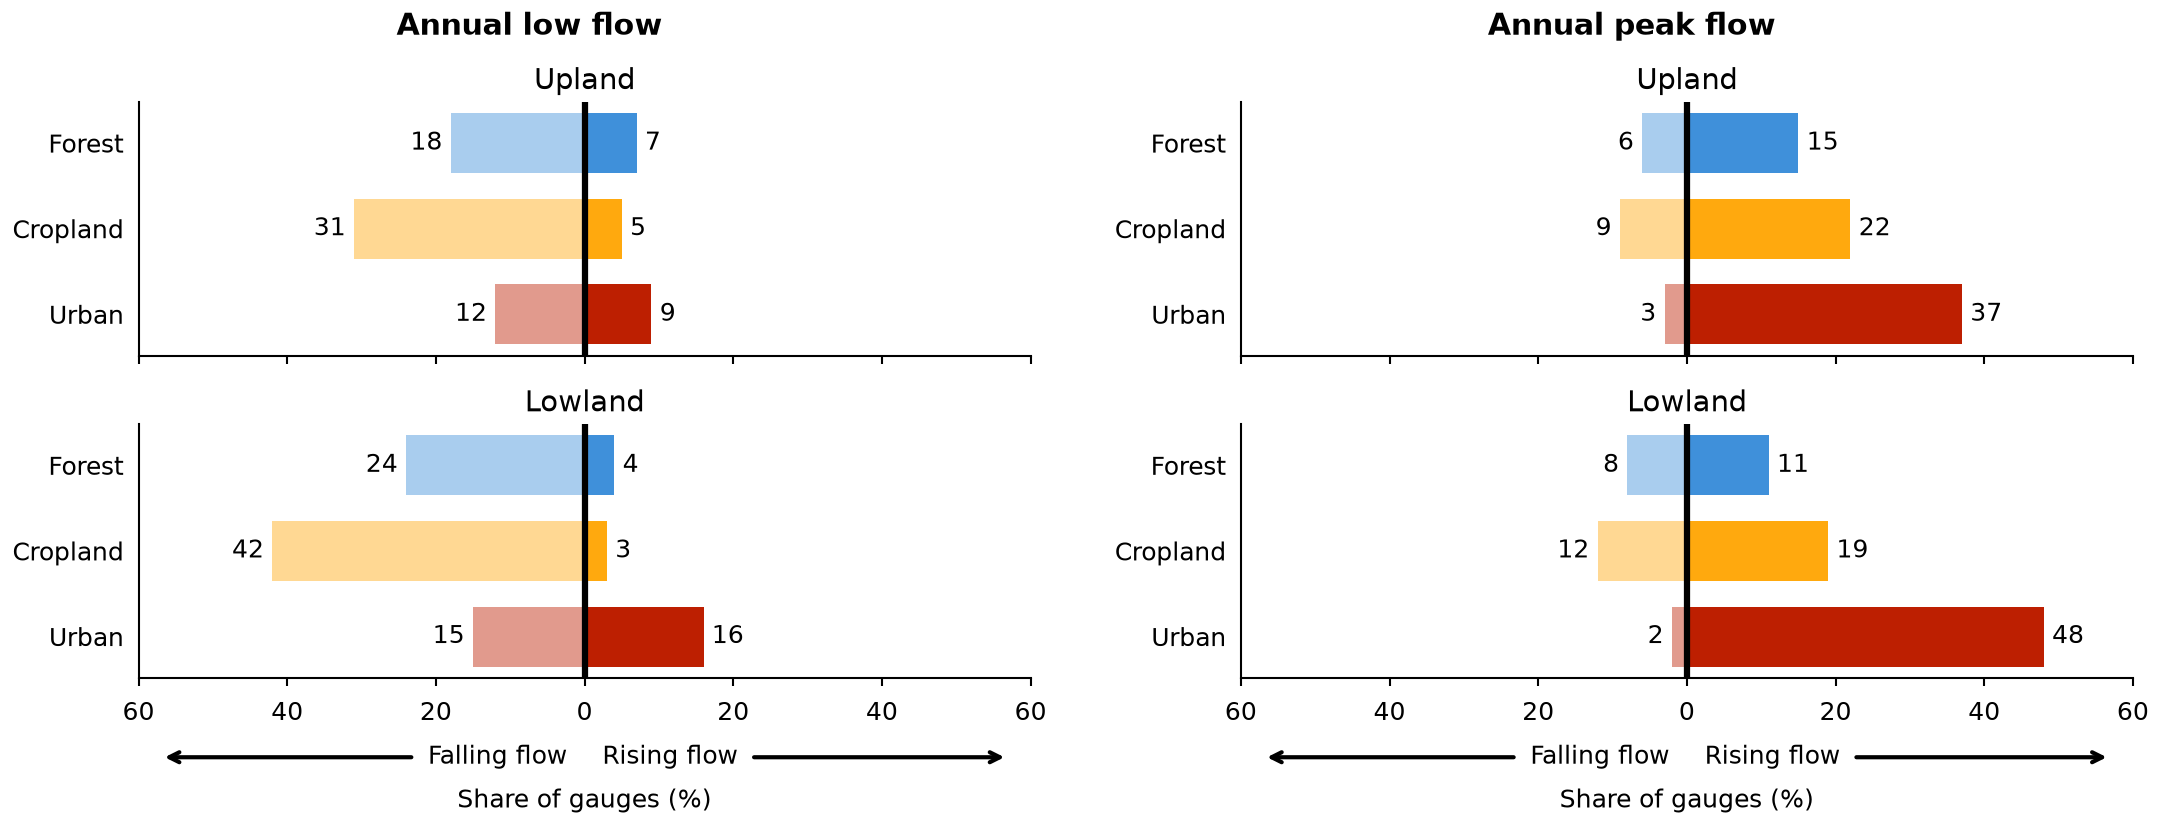

Recreate this plot in Python.
"""Back-to-back bars of the share of gauges with falling and rising flow, by land cover.

Synthetic shares for two flow indices and two regions; writes snippet.png next to this file.
"""

import os
from pathlib import Path

import matplotlib.pyplot as plt
import numpy as np
from matplotlib.colors import to_rgb
from matplotlib.ticker import FuncFormatter
from matplotlib.transforms import offset_copy

MM = 1 / 25.4
STYLE_DIR = Path(__file__).resolve().parent / "../../../styles"
LIMIT = 60  # % on each side of zero
COVERS = ("Forest", "Cropland", "Urban")
COLORS = ("C0", "C1", "C2")
# Index -> region -> (% of gauges with falling flow, % with rising flow) per cover.
SHARES = {
    "Annual low flow": {
        "Upland": ((18, 7), (31, 5), (12, 9)),
        "Lowland": ((24, 4), (42, 3), (15, 16)),
    },
    "Annual peak flow": {
        "Upland": ((6, 15), (9, 22), (3, 37)),
        "Lowland": ((8, 11), (12, 19), (2, 48)),
    },
}


def lighter(color, amount=0.55):
    """Mix a color with white; amount=0 keeps it, amount=1 gives white."""
    return tuple(c + (1 - c) * amount for c in to_rgb(color))


def draw_region(ax, region, shares):
    falling, rising = np.array(shares).T
    rows = np.arange(len(COVERS))
    left = ax.barh(rows, -falling, height=0.7, color=[lighter(c) for c in COLORS])
    right = ax.barh(rows, rising, height=0.7, color=COLORS)
    for bars, values in ((left, falling), (right, rising)):
        ax.bar_label(bars, labels=[f"{v:d}" for v in values], padding=2)
    ax.axvline(0, color="black")
    ax.tick_params(axis="y", length=0)
    ax.set_yticks(rows, labels=COVERS)
    ax.invert_yaxis()
    ax.set_title(region, pad=3)


def direction_arrows(ax, fig, below=19):
    """Label each side of zero with an arrow a fixed distance below the axis."""
    line = offset_copy(ax.transAxes, fig=fig, y=-below, units="points")
    for start, end, text, align in ((0.48, 0.02, "Falling flow", "right"),
                                    (0.52, 0.98, "Rising flow", "left")):
        ax.annotate(text, xy=(end, 0), xycoords=line, xytext=(start, 0), textcoords=line,
                    ha=align, va="center", annotation_clip=False,
                    arrowprops={"arrowstyle": "->", "shrinkA": 2})


def draw_index(subfig, index, regions):
    axes = subfig.subplots(len(regions), 1, sharex=True)
    for ax, (region, shares) in zip(axes, regions.items()):
        draw_region(ax, region, shares)
    bottom = axes[-1]
    bottom.set_xlim(-LIMIT, LIMIT)
    bottom.set_xticks(np.arange(-LIMIT, LIMIT + 1, 20))
    bottom.xaxis.set_major_formatter(FuncFormatter(lambda x, _: f"{abs(x):g}"))
    bottom.set_xlabel("Share of gauges (%)", labelpad=15)
    direction_arrows(bottom, subfig.figure)
    subfig.suptitle(index, fontweight="bold")


def main():
    default = STYLE_DIR / "default.mplstyle"
    sheets = [default] if default.is_file() else []
    if selected := os.environ.get("CEDALION_STYLE"):
        sheet = Path(selected).expanduser()
        sheets.append(sheet if sheet.is_file() else STYLE_DIR / (selected.removesuffix(".mplstyle") + ".mplstyle"))
    width_mm = float(os.environ.get("CEDALION_WIDTH_MM", 183))
    with plt.style.context(sheets):
        fig = plt.figure(figsize=(width_mm * MM, 70 * MM), layout="constrained")
        for subfig, (index, regions) in zip(fig.subfigures(1, 2, wspace=0.04), SHARES.items()):
            draw_index(subfig, index, regions)
        fig.savefig(os.environ.get("CEDALION_SNIPPET_PNG", Path(__file__).with_name("snippet.png")), dpi=300)
        plt.close(fig)


if __name__ == "__main__":
    main()
